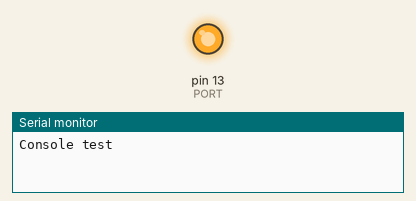
Bench run of a sketch on a simulated Arduino Uno, built with avr-gcc and run on an emulated ATmega328P. On the bench: output pins drawn as LEDs (lit = HIGH), the last lines printed to the serial monitor.

Above: at 1.1 s.
At 7.4 s:
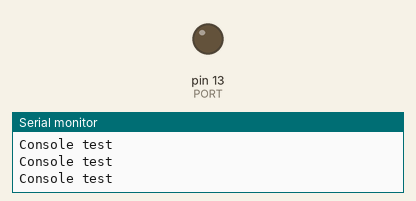
Timing chart, 0 to 13.1 s (numbered marks = the images above):
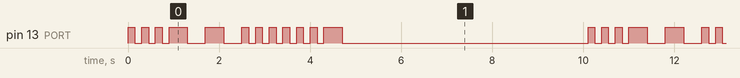

Measured:
- by itself, pin 13 (PORT): moves between LOW and HIGH, repeating every 10.1 s
- by itself, everything shown: repeats every 10.1 s, in 24 steps

The sketch:

MorseCode.ino
```cpp
const int PORT = 13;

int F[] = {150, 150, 400, 150};
int A[] = {150, 400};
int C[] = {400, 150, 400, 150};
int I[] = {150, 150};
int S[] = {150, 150, 150};

void setup()
{
  pinMode(PORT, OUTPUT);
  // link: https://programmingelectronics.com/using-the-print-function-with-arduino-part-1/
  Serial.begin(9600);
}

void showMorseCode(int time[])
{
  for (int i = 0; i < sizeof(time); i++){
    digitalWrite(PORT, HIGH);
    delay(time[i]);
    digitalWrite(PORT, LOW);
    delay(time[i]);
  }

  Serial.println("Console test");
}

void loop()
{
  showMorseCode(F);
  showMorseCode(A);
  showMorseCode(C);
  showMorseCode(I);
  showMorseCode(S);
  showMorseCode(A);
  delay(5000);
}
```
